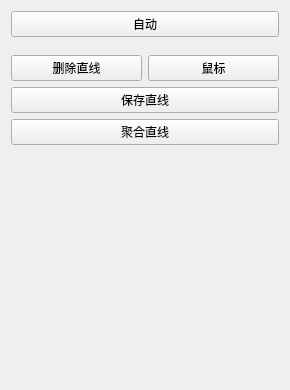
<?xml version="1.0" encoding="UTF-8"?>
<ui version="4.0">
 <class>lineFeature</class>
 <widget class="QWidget" name="lineFeature">
  <property name="geometry">
   <rect>
    <x>0</x>
    <y>0</y>
    <width>290</width>
    <height>390</height>
   </rect>
  </property>
  <property name="windowTitle">
   <string>Form</string>
  </property>
  <property name="styleSheet">
   <string notr="true"/>
  </property>
  <layout class="QVBoxLayout" name="verticalLayout">
   <item>
    <widget class="QPushButton" name="workModeButton">
     <property name="text">
      <string>自动</string>
     </property>
    </widget>
   </item>
   <item>
    <widget class="AutoLineFinder" name="autoLine_widget" native="true"/>
   </item>
   <item>
    <widget class="HoughLineSetting" name="hough_widget" native="true"/>
   </item>
   <item>
    <layout class="QHBoxLayout" name="horizontalLayout_3">
     <item>
      <widget class="QPushButton" name="deleteLineButton">
       <property name="text">
        <string>删除直线</string>
       </property>
      </widget>
     </item>
     <item>
      <widget class="QPushButton" name="mouseButton">
       <property name="text">
        <string>鼠标</string>
       </property>
      </widget>
     </item>
    </layout>
   </item>
   <item>
    <widget class="QPushButton" name="saveLineButton">
     <property name="text">
      <string>保存直线</string>
     </property>
    </widget>
   </item>
   <item>
    <widget class="QPushButton" name="AggregateLineButton">
     <property name="text">
      <string>聚合直线</string>
     </property>
    </widget>
   </item>
   <item>
    <spacer name="verticalSpacer">
     <property name="orientation">
      <enum>Qt::Vertical</enum>
     </property>
     <property name="sizeHint" stdset="0">
      <size>
       <width>20</width>
       <height>199</height>
      </size>
     </property>
    </spacer>
   </item>
  </layout>
 </widget>
 <customwidgets>
  <customwidget>
   <class>AutoLineFinder</class>
   <extends>QWidget</extends>
   <header>view/autolinefinder.h</header>
   <container>1</container>
  </customwidget>
  <customwidget>
   <class>HoughLineSetting</class>
   <extends>QWidget</extends>
   <header>view/houghlinesetting.h</header>
   <container>1</container>
  </customwidget>
 </customwidgets>
 <resources/>
 <connections/>
</ui>
